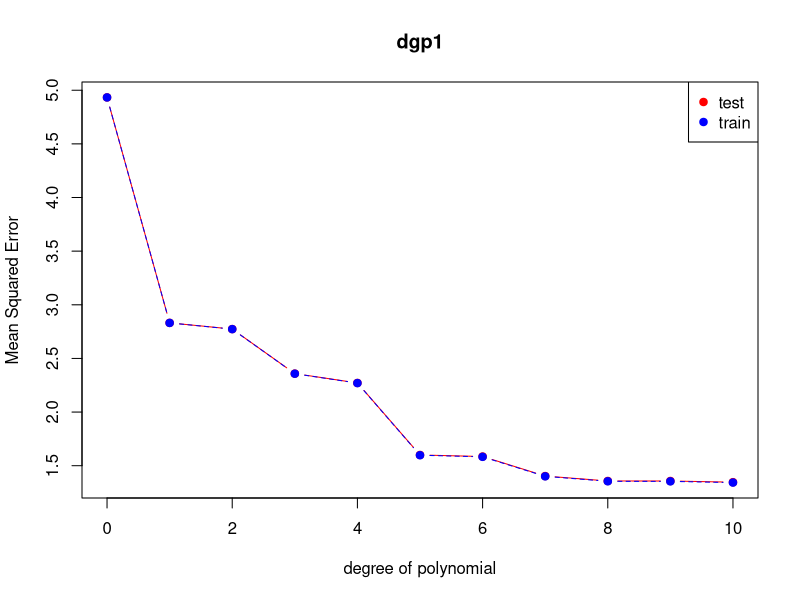
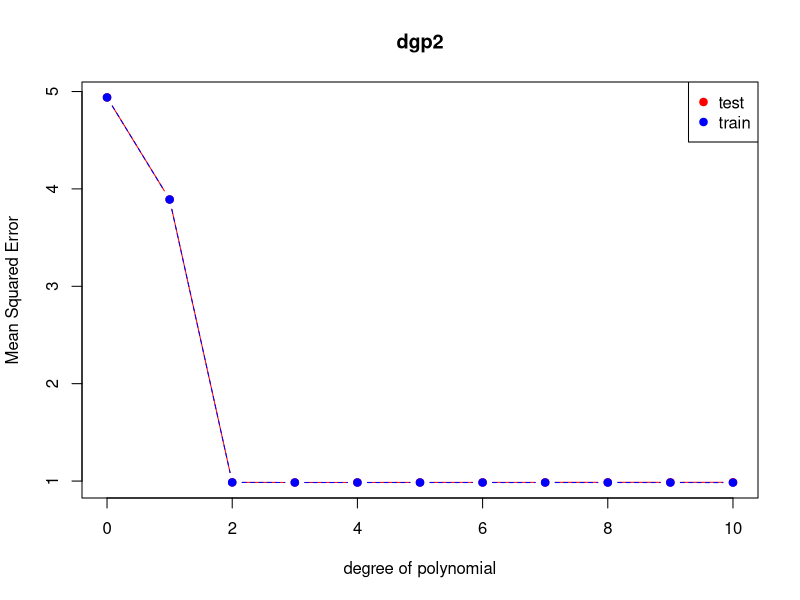
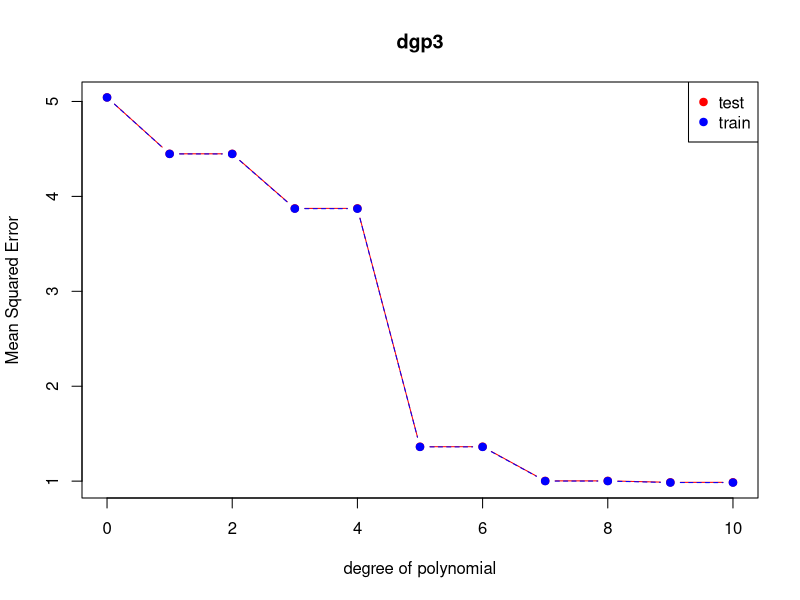
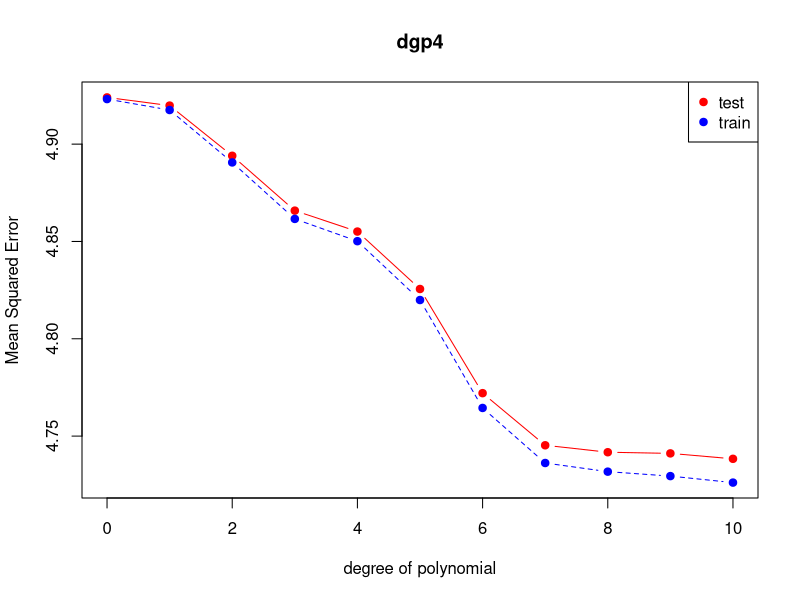
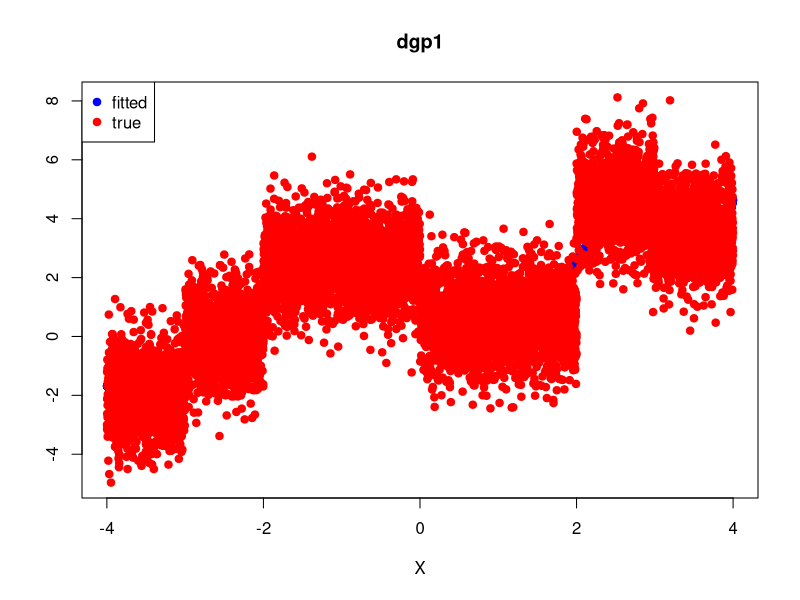
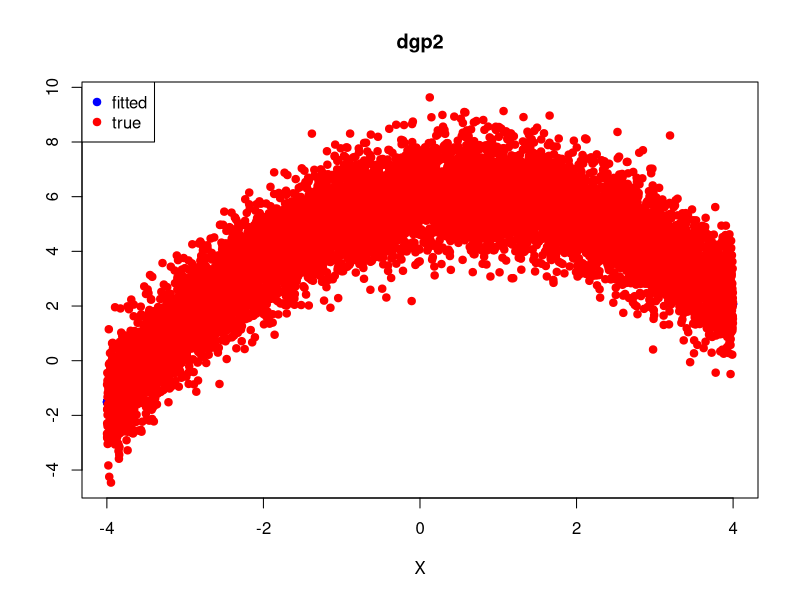
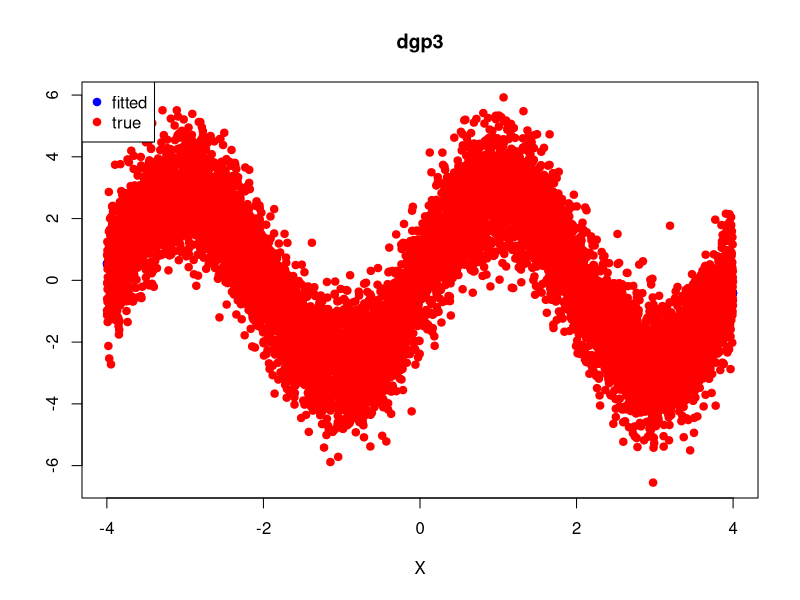
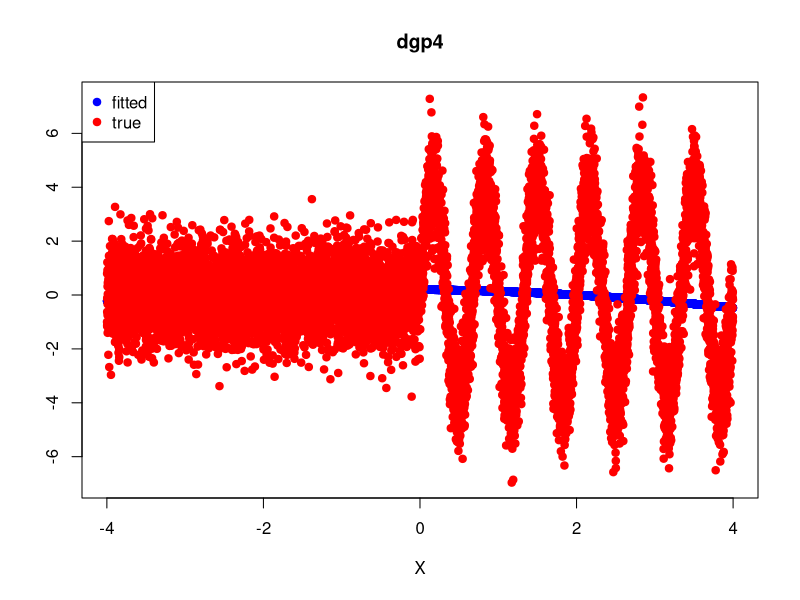

The R script that drew these images, in order:
mse.cv.train=function(degree,kfold,data){
  set.seed(101)
  ##partition to k fold
  library(caret)
  fold.id=createFolds(data[,1],k=kfold)
  mse.total.test=c(rep(0,kfold))
  mse.total.train=c(rep(0,kfold))
  
  for (i in 1:kfold){
    test.data.id=as.matrix(unlist(fold.id[i]))
    train.data.id=setdiff(1:nrow(data),test.data.id)
    test.data=data[test.data.id,]
    train.data=data[train.data.id,] 
    
    ##data frame for train data
    Xtrain=train.data[,1]
    ytrain=train.data[,2]
    polyXtrain=Xtrain^1
    if (degree>=2){
      for (ii in 2:degree){
        polyXtrain=cbind(polyXtrain,Xtrain^ii)
      }
    }
    polyXtrain=data.frame(polyXtrain)
    
    ##fit polynomial
    lm.out=lm(ytrain~., data=polyXtrain)
    
    ##test set
    Xtest=test.data[,1]
    ytest=test.data[,2]
    polyXtest=Xtest^1
    if (degree>=2){
      for (ii in 2:degree){
        polyXtest=cbind(polyXtest,Xtest^ii)
      }
    }
    polyXtest=cbind(1,polyXtest)
    if (degree==0){
      yhat.cv=lm.out$coef[1] 
    }else{
      yhat.cv=polyXtest%*%lm.out$coef
    }
    
    ##train set
    Xsample=as.matrix(polyXtrain)
    Xsample=cbind(1,Xsample)
    if (degree==0){
      yhat.train=lm.out$coef[1] 
    }else{
      yhat.train=Xsample%*%lm.out$coef
    }
    
    mse.total.test[i]=mean((yhat.cv-ytest)^2)  
    mse.total.train[i]=mean((yhat.train-ytrain)^2)
  }
  return(list(mean(mse.total.test),mean(mse.total.train)))
}

#####################################
set.seed(101)
library(lattice)
library(ggplot2)
n=10^4

X=runif(n,-4,4)
epsilon=rnorm(n)
y1=-2*(X < -3)+2.55*(X > -2)-2*(X > 0)+4*(X > 2)-1*(X > 3)+epsilon
y2=6+0.4*X-0.36*X^2+0.005*X^3+epsilon
y3=2.83*sin(3.14/2*X)+epsilon
y4=4*sin(3*3.14*X)*(X>0)+epsilon


dgp1=cbind(X,y1)
dgp2=cbind(X,y2)
dgp3=cbind(X,y3)
dgp4=cbind(X,y4)

###return test and train error
err.all=function(y,kfold,degree){
  test.d=rep(0,11)
  train.d=rep(0,11)
  for (i in 0:degree){
    polyfit.out = mse.cv.train(i,kfold,y)
    test.d[i+1]=unlist(polyfit.out[1])
    train.d[i+1]=unlist(polyfit.out[2])
  }
  return(cbind(test.d,train.d))
}


degree=10
kfold=10
err.dgp1=err.all(dgp1,kfold,degree)
best.degree.dgp1=as.numeric(which(err.dgp1[,1]==min(err.dgp1[,1])))-1

err.dgp2=err.all(dgp2,kfold,degree)
best.degree.dgp2=as.numeric(which(err.dgp2[,1]==min(err.dgp2[,1])))-1

err.dgp3=err.all(dgp3,kfold,degree)
best.degree.dgp3=as.numeric(which(err.dgp3[,1]==min(err.dgp3[,1])))-1

err.dgp4=err.all(dgp4,kfold,degree)
best.degree.dgp4=as.numeric(which(err.dgp4[,1]==min(err.dgp4[,1])))-1

c(best.degree.dgp1,best.degree.dgp2,best.degree.dgp3,best.degree.dgp4)
matplot(c(0:degree),err.dgp1,pch=19,col=c("red","blue"),type="b",xlab="degree of polynomial",
        ylab="Mean Squared Error",main="dgp1")
legend("topright",legend=c("test","train"),pch=19,col=c("red","blue"))

matplot(c(0:degree),err.dgp2,pch=19,col=c("red","blue"),type="b",xlab="degree of polynomial",
        ylab="Mean Squared Error",main="dgp2")
legend("topright",legend=c("test","train"),pch=19,col=c("red","blue"))

matplot(c(0:degree),err.dgp3,pch=19,col=c("red","blue"),type="b",xlab="degree of polynomial",
        ylab="Mean Squared Error",main="dgp3")
legend("topright",legend=c("test","train"),pch=19,col=c("red","blue"))
matplot(c(0:degree),err.dgp4,pch=19,col=c("red","blue"),type="b",xlab="degree of polynomial",
        ylab="Mean Squared Error",main="dgp4")
legend("topright",legend=c("test","train"),pch=19,col=c("red","blue"))

c(best.degree.dgp1,best.degree.dgp2,best.degree.dgp3,best.degree.dgp4)


####(c)fit polynomial
fitpoly=function(X,bestdegree,y){
  polyX=X^1
  for (ii in 2:bestdegree){
    polyX=cbind(polyX,X^ii)
  }
  polyX=data.frame(polyX)
  lm.out=lm(y~., data=polyX)
  return(cbind(lm.out$fitted.values,y))
}

matplot(X,fitpoly(X,8,dgp1[,2]),pch=19,col=c("blue","red"),type=c("p"),xlab="X",
        ylab="",main="dgp1")
legend("topleft",legend=c("fitted","true"),pch=19,col=c("blue","red"))

matplot(X,fitpoly(X,2,dgp2[,2]),pch=19,col=c("blue","red"),type="p",xlab="X",
        ylab="",main="dgp2")
legend("topleft",legend=c("fitted","true"),pch=19,col=c("blue","red"))

matplot(X,fitpoly(X,7,dgp3[,2]),pch=19,col=c("blue","red"),type="p",xlab="X",
        ylab="",main="dgp3")
legend("topleft",legend=c("fitted","true"),pch=19,col=c("blue","red"))

matplot(X,fitpoly(X,0,dgp4[,2]),pch=19,col=c("blue","red"),type="p",xlab="X",
        ylab="",main="dgp4")
legend("topleft",legend=c("fitted","true"),pch=19,col=c("blue","red"))












#yrange=c(floor(range(train.d,test.d)[1]), ceiling(range(train.d,test.d)[2]))
#plot(train.d,type="o",col="blue",ylim=yrange,main="Estimation of DGP3",xlab="Dimension",ylab="Mean Squared Error",axes=FALSE)
#lines(test.d,type="o",pch=22,lty=2,col="red")
#axis(1,at=1:11,lab=c('0','1','2','3','4','5','6','7','8','9','10'))
#axis(2,las=1)
#legend("topright",legend=c("Training","Testing"),col=c("blue","red"),pch=21:22,lty=1:2);
